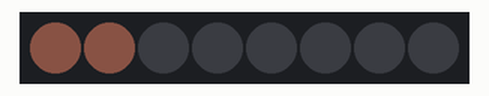
Recording of a sketch running on a simulated Arduino Uno, built with avr-gcc and run on an emulated ATmega328P. On the bench: 8 RGB LEDs in strip order, left to right. Dim RGB values are drawn brighter than linear; random numbers use the default seed unless the sketch sets one; what the sketch prints to the serial monitor is not drawn.

Above: at 0.05 s.
At 16.16 s:
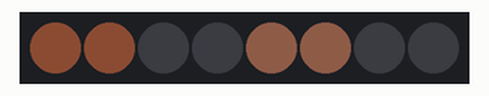
At 22.16 s:
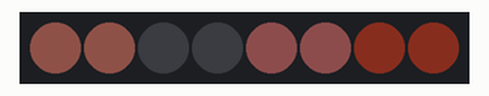
At 39.03 s:
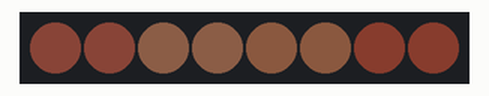
Timing chart, 0 to 40.0 s (numbered marks = the images above):
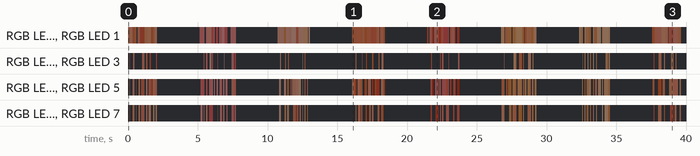

Measured:
- by itself, RGB LED 0, RGB LED 1: off → RGB(10, 6, 5) at 0.00 s, → RGB(12, 8, 6) 0.16 s later, → RGB(8, 4, 3) 0.17 s later, → RGB(9, 5, 3) 0.13 s later, … (115 changes in this stretch)

The sketch:

lighting_test_2_copy_20240317165102.ino
```cpp
/*
this is a test to develop the lightning effect for the reliant being hit by phaser fire
*/

#include "SoftwareSerial.h"
#include <Adafruit_NeoPixel.h>

// set number of pixels in strip
int numPix = 8; // 16
// set pin to control neopixels
int neoPin = 3;
// set initial brightness 0-255
int brightness = 30; // 255

// create led object
Adafruit_NeoPixel ledStrip = Adafruit_NeoPixel(numPix, neoPin, NEO_GRBW + NEO_KHZ800);

void setup()
{
	// initialize neopixels
	ledStrip.begin();
	ledStrip.setBrightness(brightness);
	ledStrip.show();

	// initialize serial port for output
		Serial.begin(9600);
}

void loop()
{
	// lightning variables
	// use rgbw neopixel adjust the following values to tweak lightning base color
	int r = random(40, 80);
	int g = random(10, 25);
	int b = random(0, 10);
	// return 32 bit color
	uint32_t color = ledStrip.Color(r, g, b, 50);
	// number of flashes
	int flashCount = random(9, 15); //5-15
	// flash white brightness range - 0-255
	int flashBrightnessMin = 10;
	int flashBrightnessMax = 30;  //can go to 255 //todo see what works for reliant
	// flash duration range - ms
	int flashDurationMin = 5;
	int flashDurationMax = 75;
	// flash off range - ms
	int flashOffsetMin = 0;
	int flashOffsetMax = 75;
	// time to next flash range - ms
	int nextFlashDelayMin = 1;
	int nextFlashDelayMax = 50;
	// map white value to volume - louder is brighter
	int flashBrightness = random(flashBrightnessMin, flashBrightnessMax);

	// debug serial print
	Serial.println("FLASH");
	Serial.print("Brightness: ");
	Serial.println(flashBrightness);
  	Serial.print("flashCount: ");
	Serial.println(flashCount);
	Serial.print("-");

	for (int flash = 0; flash <= flashCount; flash += 1)
	{
		// add variety to color
		int colorV = random(0, 50);

		// flash segments of neopixel strip
		color = ledStrip.Color(r + colorV, g + colorV, b + colorV, flashBrightness);
		ledStrip.fill(color, 0, 2 );  // 0,4
		ledStrip.show();
   // delay(2000);
		delay(random(flashOffsetMin, flashOffsetMax));
    colorV = random(0, 50);
    color = ledStrip.Color(r + colorV, g + colorV, b + colorV, flashBrightness);
		ledStrip.fill(color, 4, 2);  //8,4
		ledStrip.show();
  //  delay(2000);
		delay(random(flashOffsetMin, flashOffsetMax));
    colorV = random(0, 50);
    color = ledStrip.Color(r + colorV, g + colorV, b + colorV, flashBrightness);
		ledStrip.fill(color, 6, 2);  //4,4
		ledStrip.show();
  //  delay(2000);
		delay(random(flashOffsetMin, flashOffsetMax));
    colorV = random(0, 50);
    color = ledStrip.Color(r + colorV, g + colorV, b + colorV, flashBrightness);
		ledStrip.fill(color, 2, 2);  //9,14
		ledStrip.show();
  //  delay(2000);
		delay(random(flashDurationMin, flashDurationMax));
		ledStrip.clear();
		ledStrip.show();
   // delay(2000);
		delay(random(nextFlashDelayMin, nextFlashDelayMax));
	}
	// delay before start over
	delay(3000);

}
```
